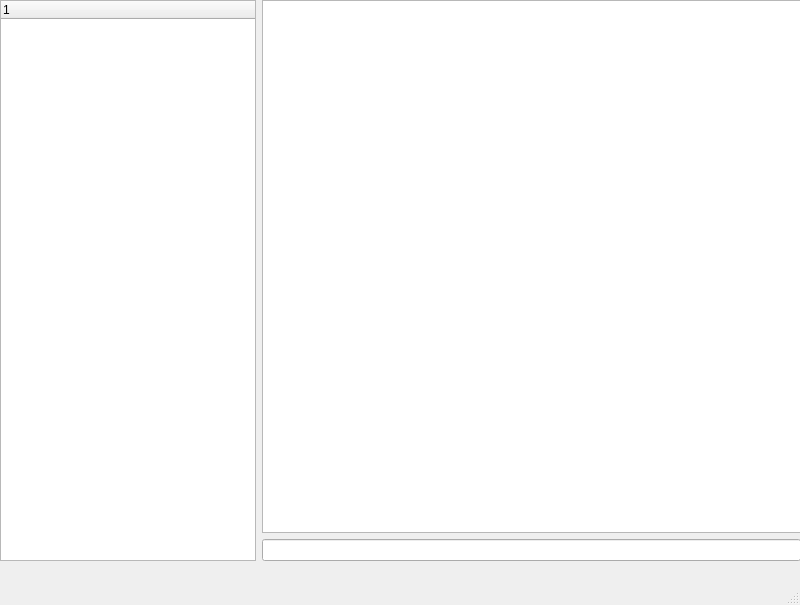
<?xml version="1.0" encoding="UTF-8"?>
<ui version="4.0">
 <class>MainWindow</class>
 <widget class="QMainWindow" name="MainWindow">
  <property name="geometry">
   <rect>
    <x>0</x>
    <y>0</y>
    <width>800</width>
    <height>605</height>
   </rect>
  </property>
  <property name="windowTitle">
   <string>Secure Note App</string>
  </property>
  <widget class="QWidget" name="central_widget">
   <widget class="QWidget" name="horizontalLayoutWidget">
    <property name="geometry">
     <rect>
      <x>0</x>
      <y>0</y>
      <width>801</width>
      <height>561</height>
     </rect>
    </property>
    <layout class="QHBoxLayout" name="primary_layout">
     <item>
      <widget class="QTreeWidget" name="tree_widget">
       <property name="sizePolicy">
        <sizepolicy hsizetype="Maximum" vsizetype="Expanding">
         <horstretch>0</horstretch>
         <verstretch>0</verstretch>
        </sizepolicy>
       </property>
       <column>
        <property name="text">
         <string notr="true">1</string>
        </property>
       </column>
      </widget>
     </item>
     <item>
      <layout class="QVBoxLayout" name="work_area">
       <item>
        <widget class="QPlainTextEdit" name="main_text_area"/>
       </item>
       <item>
        <widget class="QLineEdit" name="status_line">
         <property name="readOnly">
          <bool>true</bool>
         </property>
        </widget>
       </item>
      </layout>
     </item>
    </layout>
   </widget>
  </widget>
  <widget class="QMenuBar" name="menubar">
   <property name="geometry">
    <rect>
     <x>0</x>
     <y>0</y>
     <width>800</width>
     <height>22</height>
    </rect>
   </property>
  </widget>
  <widget class="QStatusBar" name="statusbar"/>
 </widget>
 <resources/>
 <connections/>
</ui>
